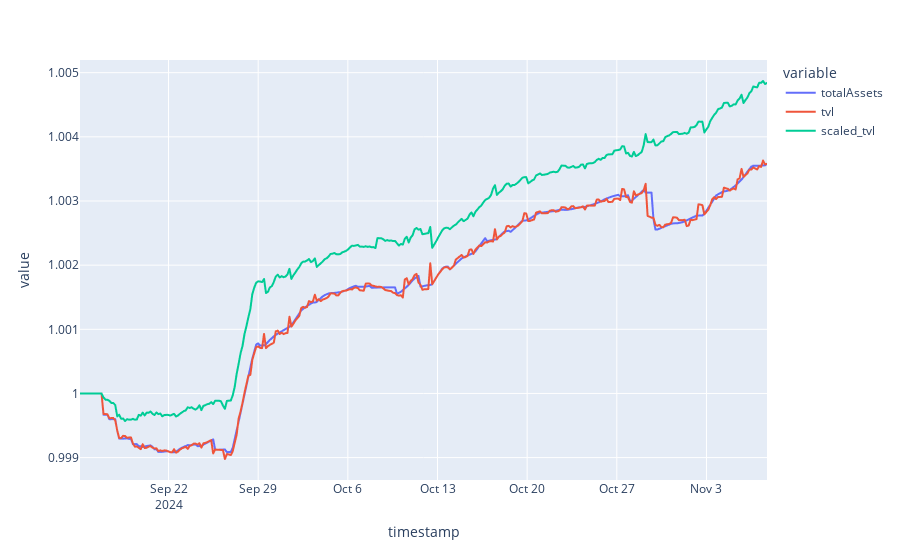

Here is the notebook cell this chart was saved with:
### Code cell
tvl_df = pd.DataFrame()
tvl_df['totalAssets'] = balETH_tvl_totalAssets
tvl_df['tvl'] = tvl
tvl_df['scaled_tvl'] = scaled_tvl
px.line(tvl_df/ balETH_tvl_totalSupply.values)

### Figure 1 — Plotly figure (JSON) as saved in the notebook; plotly's stock layout.template omitted (floating-point values rounded to 4 significant figures; data arrays with more than 128 entries replaced by an {"elided": "..."} marker saying what was removed)
{"data": [{"hovertemplate": "variable=totalAssets<br>timestamp=%{x}<br>value=%{y}<extra></extra>", "legendgroup": "totalAssets", "line": {"color": "#636efa", "dash": "solid"}, "marker": {"symbol": "circle"}, "mode": "lines", "name": "totalAssets", "showlegend": true, "type": "scattergl", "x": {"elided": "352 str values"}, "xaxis": "x", "y": {"elided": "352 float values"}, "yaxis": "y"}, {"hovertemplate": "variable=tvl<br>timestamp=%{x}<br>value=%{y}<extra></extra>", "legendgroup": "tvl", "line": {"color": "#EF553B", "dash": "solid"}, "marker": {"symbol": "circle"}, "mode": "lines", "name": "tvl", "showlegend": true, "type": "scattergl", "x": {"elided": "352 str values"}, "xaxis": "x", "y": {"elided": "352 float values"}, "yaxis": "y"}, {"hovertemplate": "variable=scaled_tvl<br>timestamp=%{x}<br>value=%{y}<extra></extra>", "legendgroup": "scaled_tvl", "line": {"color": "#00cc96", "dash": "solid"}, "marker": {"symbol": "circle"}, "mode": "lines", "name": "scaled_tvl", "showlegend": true, "type": "scattergl", "x": {"elided": "352 str values"}, "xaxis": "x", "y": {"elided": "352 float values"}, "yaxis": "y"}], "layout": {"legend": {"title": {"text": "variable"}, "tracegroupgap": 0}, "margin": {"t": 60}, "xaxis": {"anchor": "y", "domain": [0, 1], "title": {"text": "timestamp"}}, "yaxis": {"anchor": "x", "domain": [0, 1], "title": {"text": "value"}}}}
